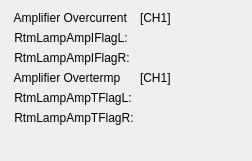
    <widget class="QWidget" name="formLayoutWidget_2">
     <property name="geometry">
      <rect>
       <x>711</x>
       <y>230</y>
       <width>252</width>
       <height>161</height>
      </rect>
     </property>
     <layout class="QFormLayout" name="formLayout_2">
      <item row="0" column="0">
       <widget class="QLabel" name="label_100">
        <property name="text">
         <string> Amplifier Overcurrent</string>
        </property>
       </widget>
      </item>
      <item row="0" column="1">
       <widget class="QLabel" name="label_153">
        <property name="text">
         <string>[CH1]</string>
        </property>
       </widget>
      </item>
      <item row="1" column="0">
       <widget class="QLabel" name="label_101">
        <property name="text">
         <string> RtmLampAmpIFlagL:</string>
        </property>
       </widget>
      </item>
      <item row="1" column="1">
       <widget class="PyDMLabel" name="PyDMLabel_101">
        <property name="toolTip">
         <string/>
        </property>
        <property name="channel" stdset="0">
         <string>XX-99SL07:DI-FOFBCtrl:RtmLampAmpIFlagLCH1-RB</string>
        </property>
       </widget>
      </item>
      <item row="2" column="0">
       <widget class="QLabel" name="label_102">
        <property name="text">
         <string> RtmLampAmpIFlagR:</string>
        </property>
       </widget>
      </item>
      <item row="2" column="1">
       <widget class="PyDMLabel" name="PyDMLabel_102">
        <property name="toolTip">
         <string/>
        </property>
        <property name="channel" stdset="0">
         <string>XX-99SL07:DI-FOFBCtrl:RtmLampAmpIFlagRCH1-RB</string>
        </property>
       </widget>
      </item>
      <item row="3" column="0">
       <widget class="QLabel" name="label_104">
        <property name="text">
         <string> Amplifier Overtermp</string>
        </property>
       </widget>
      </item>
      <item row="3" column="1">
       <widget class="QLabel" name="label_152">
        <property name="text">
         <string>[CH1]</string>
        </property>
       </widget>
      </item>
      <item row="4" column="0">
       <widget class="QLabel" name="label_105">
        <property name="text">
         <string> RtmLampAmpTFlagL:</string>
        </property>
       </widget>
      </item>
      <item row="4" column="1">
       <widget class="PyDMLabel" name="PyDMLabel_103">
        <property name="toolTip">
         <string/>
        </property>
        <property name="channel" stdset="0">
         <string>XX-99SL07:DI-FOFBCtrl:RtmLampAmpTFlagLCH1-RB</string>
        </property>
       </widget>
      </item>
      <item row="5" column="0">
       <widget class="QLabel" name="label_106">
        <property name="text">
         <string> RtmLampAmpTFlagR:</string>
        </property>
       </widget>
      </item>
      <item row="5" column="1">
       <widget class="PyDMLabel" name="PyDMLabel_104">
        <property name="toolTip">
         <string/>
        </property>
        <property name="channel" stdset="0">
         <string>XX-99SL07:DI-FOFBCtrl:RtmLampAmpTFlagRCH1-RB</string>
        </property>
       </widget>
      </item>
     </layout>
    </widget>
